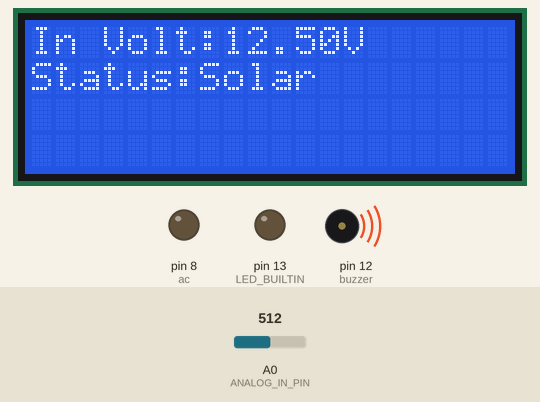
The sketch below on a simulated Arduino Uno, built with avr-gcc and run on an emulated ATmega328P. Parts: 20×4 character LCD, output pins drawn as LEDs (lit = HIGH), buzzer (waves = sounding, pin HIGH). The test bench sets the inputs (shaded band); at power-on: A0 (ANALOG_IN_PIN) = 512. The modem is registered and sends nothing unless stated; pins used as bus, display or sensor lines are not drawn; what the sketch prints to the serial monitor is not drawn.

Above: at 1.8 s.
1.9 s: A0 (ANALOG_IN_PIN) set to 716
At 5.9 s:
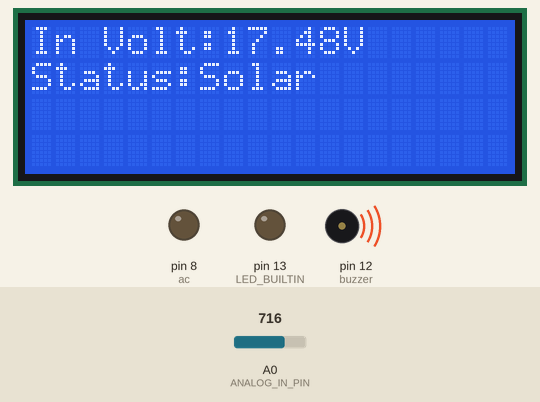
6.6 s: A0 (ANALOG_IN_PIN) set to 900
At 10.4 s:
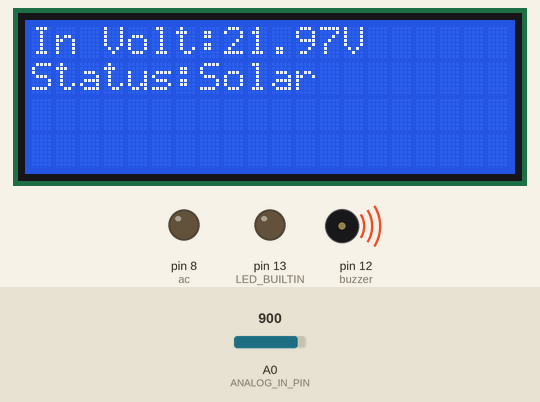
11.2 s: A0 (ANALOG_IN_PIN) set to 1023
At 13.1 s:
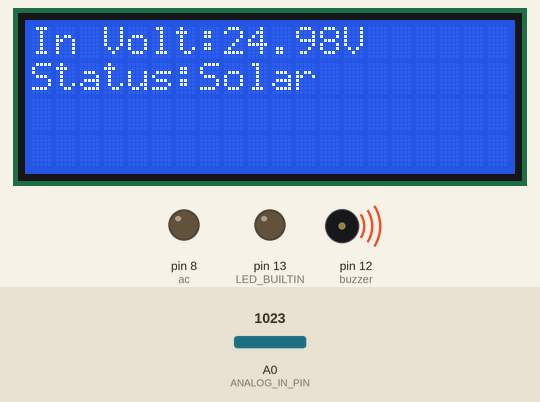
Timing chart, 0 to 14.6 s (numbered marks = the images above; inputs shaded):
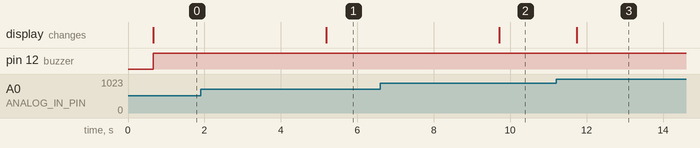

Measured:
- after the input at 1.9 s, the display: changes after 3.3 s (image 1)
- after the input at 6.6 s, the display: changes after 3.1 s (image 2)
- after the input at 11.2 s, the display: changes after 0.55 s (image 3)

The sketch:

main.ino
```cpp
#define ANALOG_IN_PIN A0

#include <Wire.h>

#include <LiquidCrystal_I2C.h>

#include <Sim800L.h>

#include <SoftwareSerial.h>

#define RX  3

#define TX  11

Sim800L GSM(RX, TX);

LiquidCrystal_I2C lcd(0x27,20,4);

char* text;

char* number;

bool error;

float adc_voltage = 0.0;

float in_voltage = 0.0;

int buzzer = 12;

float R1 = 30000.0;

float R2 = 7500.0;

String status = "Solar";

float ref_voltage = 5.0;

int adc_value = 0;

int ac = 8;

int dc = 7;

int flagn=0;

int flags=0;

void setup() {

  GSM.begin(4800);

  Serial.begin(9600);

  Serial.println("DC Voltage Test");

  lcd.init();

  lcd.init();

  pinMode(LED_BUILTIN, OUTPUT);

  pinMode(buzzer, OUTPUT);

  lcd.backlight();

  pinMode(ac, OUTPUT);

  pinMode(dc, OUTPUT);

  digitalWrite(ac, 0);

  digitalWrite(dc, 0);

}

void send_status(char* text){

  #include <Sim800L.h>

  #define RX  3

  #define TX  11


  Sim800L GSM(RX, TX);

  GSM.begin(4800);

  Serial.begin(9600);

  number="+2347018571511";

  error=GSM.sendSms(number,text);

  }

void loop() {

  adc_value = analogRead(ANALOG_IN_PIN);

  adc_voltage  = (adc_value * ref_voltage) / 1024.0;

  in_voltage = adc_voltage / (R2/(R1+R2));

  Serial.print("Input Voltage = ");

  Serial.println(in_voltage, 2);

  lcd.clear();

  lcd.setCursor(0,0);

  lcd.print("In Volt:");

  lcd.print(in_voltage, 2);

  lcd.print("V");

  lcd.setCursor(0,1);

  lcd.print("Status:");

  lcd.print(status);

  if(in_voltage < 7 && in_voltage > 3){

    digitalWrite(ac, 1);

    digitalWrite(dc, 0);

    digitalWrite(LED_BUILTIN, HIGH);

    digitalWrite(buzzer, LOW);

    status = "NEPA";

    flags=0;

    if(flagn<2){

      send_status("You Are On NEPA: All Appliances are Powered");

      flagn++;

    }


  }else{

    digitalWrite(dc, 1);

    digitalWrite(ac, 0);

    digitalWrite(LED_BUILTIN, LOW);

    digitalWrite(buzzer, HIGH);

    status = "Solar";

    flagn=0;

    if(flags<2){

      send_status("You Are On Solar: Bulb,Fan,CCTV and Inverter AC");

      flags++;

    }

  }

  delay(2000);

}
```
